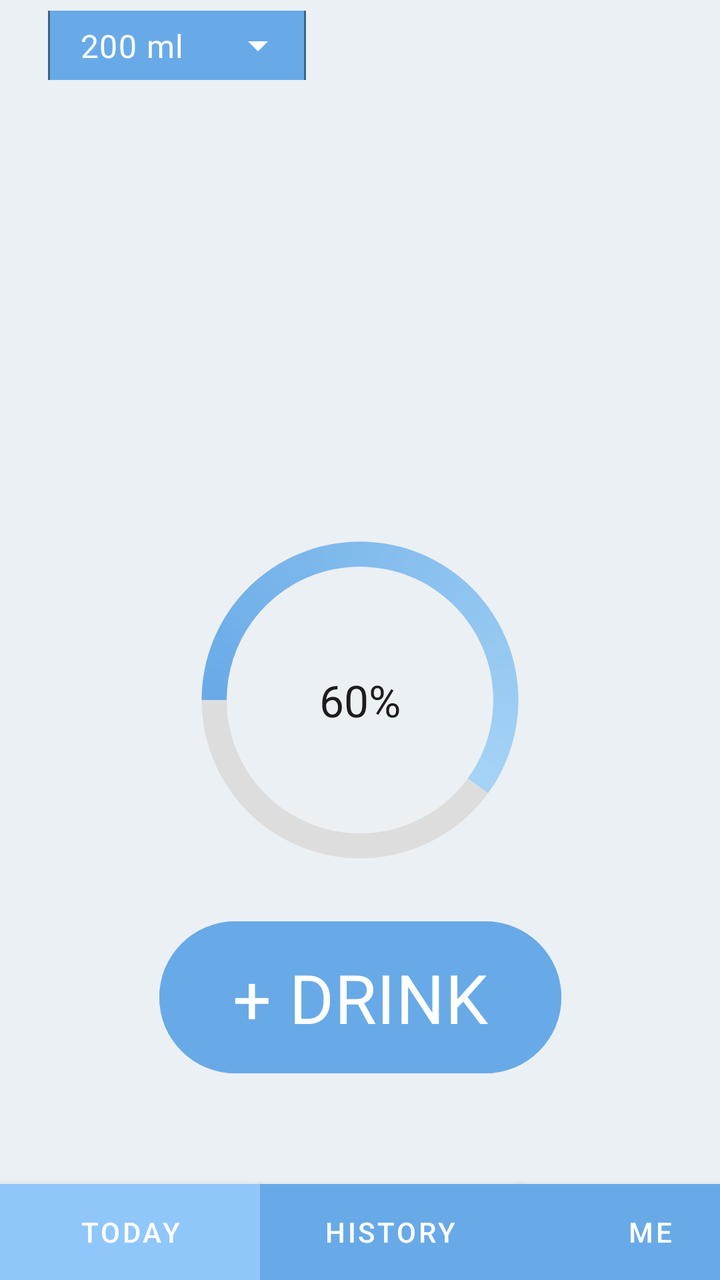
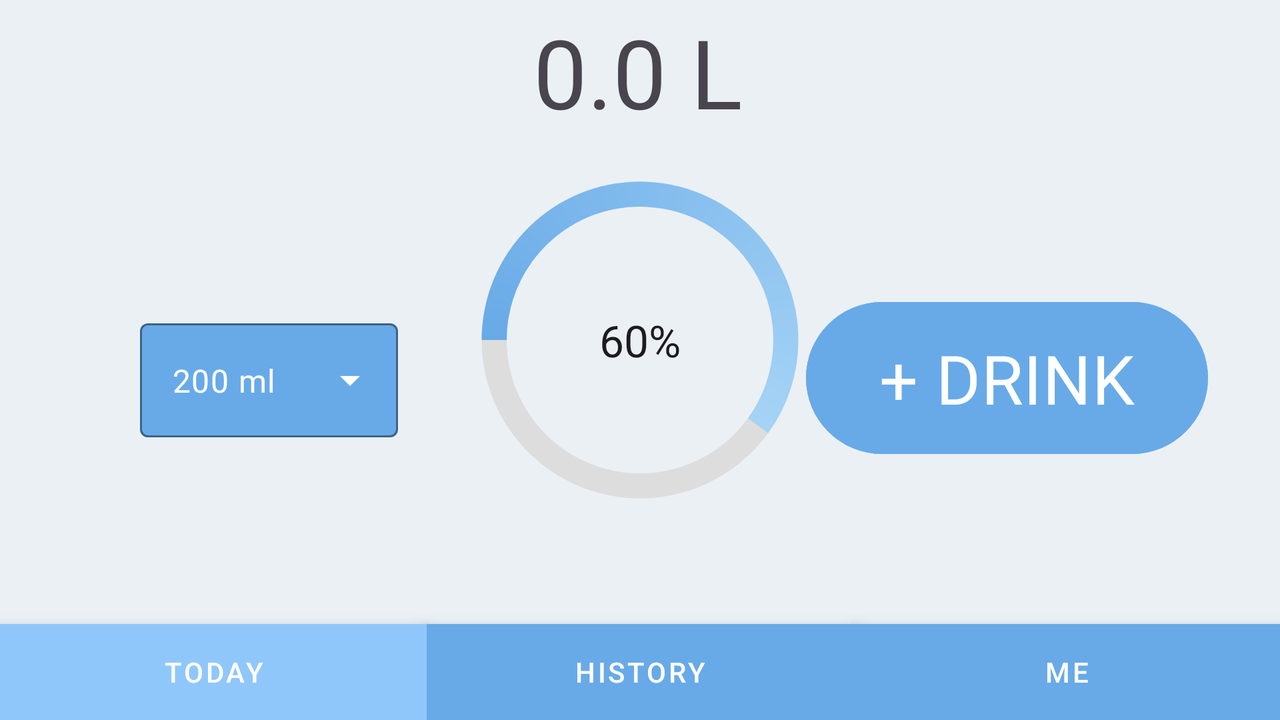

The same Android screen from two of the app's own layout files: first res/layout/ as a phone draws it, then the repository's variant for another configuration, drawn on a device whose configuration selects that folder. Both files follow.
<!-- AndroidManifest.xml: application theme Theme.WaterTracker -->
<!-- res/layout/activity_main.xml -->
<?xml version="1.0" encoding="utf-8"?>
<androidx.constraintlayout.widget.ConstraintLayout xmlns:android="http://schemas.android.com/apk/res/android"
    xmlns:app="http://schemas.android.com/apk/res-auto"
    xmlns:tools="http://schemas.android.com/tools"
    android:id="@+id/main"
    android:layout_width="match_parent"
    android:layout_height="match_parent"
    android:background="#BCE8ECF0"
    tools:context=".MainActivity">

    <com.google.android.material.textfield.TextInputLayout
        style="@style/Widget.Material3.TextInputLayout.OutlinedBox.ExposedDropdownMenu"
        android:layout_width="match_parent"
        android:layout_height="match_parent"
        android:layout_marginStart="24dp"
        android:layout_marginBottom="600dp"
        android:textColorHint="@color/back"
        app:boxBackgroundColor="@color/main"
        app:boxStrokeColor="@color/main"
        app:counterTextColor="@color/back"
        app:cursorColor="@color/back"
        app:endIconTint="@color/white"
        app:helperTextTextColor="@color/back"
        app:hintTextColor="@color/back"
        app:layout_constraintBottom_toBottomOf="parent"
        app:layout_constraintEnd_toEndOf="parent"
        app:layout_constraintStart_toStartOf="parent"
        app:layout_constraintTop_toTopOf="parent"
        app:placeholderTextColor="@color/back"
        app:prefixTextColor="@color/back"

        app:suffixTextColor="@color/back">


        <AutoCompleteTextView
            android:id="@+id/autoCompleteTextView"
            android:layout_width="129dp"
            android:layout_height="57dp"
            android:layout_weight="1"
            android:fontFamily="@font/secular_one"
            android:inputType="none"
            android:shadowColor="#C0E0F0"
            android:text="200 ml"
            android:textColor="@color/white"
            android:textColorHighlight="#C0E0F0"
            android:textColorHint="#C0E0F0"
            android:textColorLink="@color/white"
            app:dropDownBackgroundTint="@color/back"
            app:simpleItemSelectedColor="#C0E0F0"
            app:simpleItemSelectedRippleColor="#C0E0F0" />

    </com.google.android.material.textfield.TextInputLayout>

    <Button
        android:id="@+id/button7"
        style="@style/Widget.Material3.Button"
        android:layout_width="201dp"
        android:layout_height="84dp"
        android:layout_marginTop="32dp"
        android:layout_marginBottom="125dp"
        android:backgroundTint="@color/main"
        android:fontFamily="@font/secular_one"
        android:text="+ DRINK"
        android:textColorLink="@color/black"
        android:textSize="34sp"
        app:layout_constraintBottom_toBottomOf="parent"
        app:layout_constraintEnd_toEndOf="parent"
        app:layout_constraintStart_toStartOf="parent"
        app:layout_constraintTop_toBottomOf="@+id/progress_bar"
        tools:ignore="MissingConstraints" />

    <TextView
        android:id="@+id/textView3"
        android:layout_width="wrap_content"
        android:layout_height="wrap_content"
        android:layout_marginTop="200dp"
        android:layout_marginBottom="60dp"
        android:fontFamily="@font/secular_one"
        android:text="0.0 L"
        android:textSize="48sp"
        app:layout_constraintBottom_toTopOf="@+id/progress_bar"
        app:layout_constraintEnd_toEndOf="parent"
        app:layout_constraintStart_toStartOf="parent"
        app:layout_constraintTop_toTopOf="parent" />

    <ProgressBar
        android:id="@+id/progress_bar"
        style="@style/CircularDeterminateProgressBar"
        android:layout_width="200dp"
        android:layout_height="200dp"
        android:layout_marginTop="150dp"
        android:layout_marginBottom="90dp"
        android:indeterminateOnly="false"
        android:progress="0"
        android:progressDrawable="@drawable/circle"
        android:rotation="-90"
        app:layout_constraintBottom_toBottomOf="parent"
        app:layout_constraintLeft_toLeftOf="parent"
        app:layout_constraintRight_toRightOf="parent"
        app:layout_constraintTop_toTopOf="parent"
        tools:progress="60" />

    <TextView
        android:id="@+id/text_view_progress"
        android:layout_width="wrap_content"
        android:layout_height="wrap_content"
        android:fontFamily="@font/secular_one"
        android:textAppearance="@style/TextAppearance.AppCompat.Large"
        app:layout_constraintBottom_toBottomOf="@+id/progress_bar"
        app:layout_constraintEnd_toEndOf="@+id/progress_bar"
        app:layout_constraintStart_toStartOf="@+id/progress_bar"
        app:layout_constraintTop_toTopOf="@+id/progress_bar"
        tools:text="60%" />

    <LinearLayout
        android:id="@+id/linearLayout2"
        android:layout_width="match_parent"
        android:layout_height="match_parent"
        android:gravity="bottom"
        android:orientation="horizontal"
        app:layout_constraintBottom_toBottomOf="@+id/progress_bar"
        app:layout_constraintEnd_toEndOf="parent">

        <Button
            android:id="@+id/button11"
            style="@style/Widget.MaterialComponents.ExtendedFloatingActionButton"
            android:layout_width="130dp"
            android:layout_height="wrap_content"
            android:backgroundTint="@color/button_pressed"
            android:clickable="false"
            android:text="Today"
            tools:ignore="MissingConstraints" />

        <Button
            android:id="@+id/button12"
            style="@style/Widget.MaterialComponents.ExtendedFloatingActionButton"
            android:layout_width="130dp"
            android:layout_height="wrap_content"
            android:backgroundTint="@color/main"
            android:text="History"
            tools:ignore="MissingConstraints" />

        <Button
            android:id="@+id/button13"
            style="@style/Widget.MaterialComponents.ExtendedFloatingActionButton"
            android:layout_width="130dp"
            android:layout_height="wrap_content"
            android:backgroundTint="@color/main"
            android:text="Me"
            tools:ignore="MissingConstraints" />
    </LinearLayout>

</androidx.constraintlayout.widget.ConstraintLayout>
<!-- resources referenced by this layout -->
<resources>
  <color name="back">#F5FCFF</color>
  <color name="black">#FF000000</color>
  <color name="button_pressed">#90C7FA</color>
  <color name="main">#68AAE7 </color>
  <color name="white">#FFFFFFFF</color>
  <!-- drawable circle (drawable) -->
  <?xml version="1.0" encoding="utf-8"?>
  <layer-list xmlns:android="http://schemas.android.com/apk/res/android">
      
      <item>
          
          <shape
              android:shape="ring"
              android:thicknessRatio="16"
              android:useLevel="false">
              <solid android:color="#DDD" />
          </shape>
      </item>
      
      <item>
          
          <rotate
              android:fromDegrees="270"
              android:toDegrees="270">
              
              <shape
                  android:shape="ring"
                  android:thicknessRatio="16"
                  android:useLevel="true">
                  <gradient
                      android:endColor="@color/blue"
                      android:startColor="@color/main"
                      android:type="sweep" />
  
              </shape>
          </rotate>
      </item>
  </layer-list>
  <style name="CircularDeterminateProgressBar">
          <item name="android:indeterminateOnly">false </item>
          <item name="android:progressDrawable">@drawable/circle</item>
      </style>
  <style name="Theme.WaterTracker" parent="Base.Theme.WaterTracker">
          <item name="android:colorBackground">@color/back</item>
      </style>
  <color name="blue">#CEEFFF</color>
  <style name="Base.Theme.WaterTracker" parent="Theme.Material3.DayNight.NoActionBar">
          
          
      </style>
</resources>
<!-- res/layout-land/activity_main.xml (the repository's variant of the layout above) -->
<!-- drawn on the phone turned sideways -->
<?xml version="1.0" encoding="utf-8"?>
<androidx.constraintlayout.widget.ConstraintLayout xmlns:android="http://schemas.android.com/apk/res/android"
    xmlns:app="http://schemas.android.com/apk/res-auto"
    xmlns:tools="http://schemas.android.com/tools"
    android:id="@+id/main"
    android:layout_width="match_parent"
    android:layout_height="match_parent"
    android:background="#BCE8ECF0"
    tools:context=".MainActivity"
    tools:layout_editor_absoluteX="23dp"
    tools:layout_editor_absoluteY="340dp">


    <com.google.android.material.textfield.TextInputLayout
        style="@style/Widget.Material3.TextInputLayout.OutlinedBox.ExposedDropdownMenu"
        android:layout_width="match_parent"
        android:layout_height="match_parent"
        android:layout_marginStart="70dp"
        android:layout_marginTop="15dp"
        android:textColorHint="@color/main"
        app:boxBackgroundColor="@color/main"
        app:boxStrokeColor="@color/main"
        app:counterTextColor="@color/main"
        app:cursorColor="@color/main"
        app:helperTextTextColor="@color/main"
        app:hintTextColor="@color/main"
        app:layout_constraintBottom_toBottomOf="parent"
        app:layout_constraintEnd_toEndOf="parent"
        app:layout_constraintStart_toStartOf="parent"
        app:layout_constraintTop_toTopOf="parent"
        app:layout_constraintVertical_bias="0.0"
        app:placeholderTextColor="@color/main"
        app:prefixTextColor="@color/main"
        app:suffixTextColor="@color/main"
        app:endIconTint="@color/white">

    <AutoCompleteTextView
            android:id="@+id/autoCompleteTextView"
            android:layout_width="129dp"
            android:layout_height="57dp"
            android:layout_weight="1"
            android:fontFamily="@font/secular_one"
            android:inputType="none"
            android:text="200 ml"
            android:textColor="@color/white"
            android:textColorHighlight="#E91E63"
            android:textColorHint="#E91E63"
            android:textColorLink="@color/white"
            app:dropDownBackgroundTint="@color/back"
            app:simpleItemSelectedColor="#C0E0F0"
            app:simpleItemSelectedRippleColor="#E91E63" />
    </com.google.android.material.textfield.TextInputLayout>

    <Button
        android:id="@+id/button11"
        style="@style/Widget.MaterialComponents.ExtendedFloatingActionButton"
        android:layout_width="0dp"
        android:layout_height="wrap_content"
        android:backgroundTint="@color/button_pressed"
        android:clickable="false"
        android:text="Today"
        app:layout_constraintBottom_toBottomOf="parent"
        app:layout_constraintEnd_toStartOf="@id/button12"
        app:layout_constraintStart_toStartOf="parent"
        app:layout_constraintTop_toTopOf="parent"
        app:layout_constraintVertical_bias="1.0" />

    <Button
        android:id="@+id/button12"
        style="@style/Widget.MaterialComponents.ExtendedFloatingActionButton"
        android:layout_width="0dp"
        android:layout_height="wrap_content"
        android:backgroundTint="@color/main"
        android:text="History"
        app:layout_constraintBottom_toBottomOf="parent"
        app:layout_constraintEnd_toStartOf="@id/button13"
        app:layout_constraintStart_toEndOf="@id/button11"
        app:layout_constraintTop_toTopOf="parent"
        app:layout_constraintVertical_bias="1.0" />

    <Button
        android:id="@+id/button13"
        style="@style/Widget.MaterialComponents.ExtendedFloatingActionButton"
        android:layout_width="0dp"
        android:layout_height="wrap_content"
        android:backgroundTint="@color/main"
        android:text="Me"
        app:layout_constraintBottom_toBottomOf="parent"
        app:layout_constraintEnd_toEndOf="parent"
        app:layout_constraintStart_toEndOf="@id/button12"
        app:layout_constraintTop_toTopOf="parent"
        app:layout_constraintVertical_bias="1.0" />

    <Button
        android:id="@+id/button7"
        style="@style/Widget.Material3.Button"
        android:layout_width="201dp"
        android:layout_height="84dp"
        android:backgroundTint="@color/main"
        android:fontFamily="@font/secular_one"
        android:text="+ DRINK"
        android:textColorLink="@color/black"
        android:textSize="34sp"
        app:layout_constraintBottom_toBottomOf="parent"
        app:layout_constraintEnd_toEndOf="parent"
        app:layout_constraintHorizontal_bias="0.918"
        app:layout_constraintStart_toStartOf="parent"
        app:layout_constraintTop_toTopOf="parent"
        app:layout_constraintVertical_bias="0.533"
        tools:ignore="MissingConstraints" />

    <TextView
        android:id="@+id/textView3"
        android:layout_width="wrap_content"
        android:layout_height="wrap_content"
        android:fontFamily="@font/secular_one"
        android:text="0.0 L"
        android:textSize="48sp"
        app:layout_constraintBottom_toTopOf="@+id/progress_bar"
        app:layout_constraintEnd_toEndOf="parent"
        app:layout_constraintHorizontal_bias="0.498"
        app:layout_constraintStart_toStartOf="parent"
        app:layout_constraintTop_toTopOf="parent"
        app:layout_constraintVertical_bias="0.667" />

    <ProgressBar
        android:id="@+id/progress_bar"
        style="@style/CircularDeterminateProgressBar"
        android:layout_width="200dp"
        android:layout_height="200dp"
        android:layout_marginTop="150dp"
        android:layout_marginBottom="90dp"
        android:indeterminateOnly="false"
        android:progress="0"
        android:progressDrawable="@drawable/circle"
        android:rotation="-90"
        app:layout_constraintBottom_toBottomOf="parent"
        app:layout_constraintLeft_toLeftOf="parent"
        app:layout_constraintRight_toRightOf="parent"
        app:layout_constraintTop_toTopOf="parent"
        app:layout_constraintVertical_bias="1.0"
        tools:progress="60" />

    <TextView
        android:id="@+id/text_view_progress"
        android:layout_width="wrap_content"
        android:layout_height="wrap_content"
        android:fontFamily="@font/secular_one"
        android:textAppearance="@style/TextAppearance.AppCompat.Large"
        app:layout_constraintBottom_toBottomOf="@+id/progress_bar"
        app:layout_constraintEnd_toEndOf="@+id/progress_bar"
        app:layout_constraintStart_toStartOf="@+id/progress_bar"
        app:layout_constraintTop_toTopOf="@+id/progress_bar"
        tools:text="60%" />

</androidx.constraintlayout.widget.ConstraintLayout>
